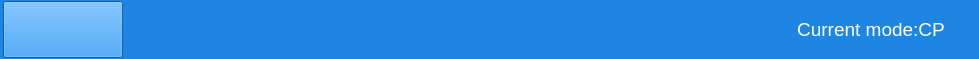
    <widget class="QWidget" name="widget_state" native="true">
     <property name="geometry">
      <rect>
       <x>1</x>
       <y>501</y>
       <width>979</width>
       <height>60</height>
      </rect>
     </property>
     <property name="minimumSize">
      <size>
       <width>100</width>
       <height>40</height>
      </size>
     </property>
     <property name="maximumSize">
      <size>
       <width>979</width>
       <height>59</height>
      </size>
     </property>
     <property name="styleSheet">
      <string notr="true">background-color: rgb(31, 133, 227);</string>
     </property>
     <layout class="QGridLayout" name="gridLayout_55">
      <property name="leftMargin">
       <number>0</number>
      </property>
      <property name="topMargin">
       <number>1</number>
      </property>
      <property name="rightMargin">
       <number>0</number>
      </property>
      <property name="bottomMargin">
       <number>0</number>
      </property>
      <property name="spacing">
       <number>0</number>
      </property>
      <item row="0" column="0">
       <layout class="QHBoxLayout" name="horizontalLayout_240" stretch="1,5,3,5,0">
        <property name="spacing">
         <number>6</number>
        </property>
        <property name="leftMargin">
         <number>3</number>
        </property>
        <property name="rightMargin">
         <number>3</number>
        </property>
        <item>
         <widget class="QPushButton" name="UI_MenuBtn">
          <property name="minimumSize">
           <size>
            <width>120</width>
            <height>57</height>
           </size>
          </property>
          <property name="maximumSize">
           <size>
            <width>120</width>
            <height>57</height>
           </size>
          </property>
          <property name="font">
           <font>
            <family>SimSun-ExtB</family>
            <pointsize>14</pointsize>
           </font>
          </property>
          <property name="text">
           <string/>
          </property>
         </widget>
        </item>
        <item>
         <spacer name="horizontalSpacer_300">
          <property name="orientation">
           <enum>Qt::Horizontal</enum>
          </property>
          <property name="sizeHint" stdset="0">
           <size>
            <width>150</width>
            <height>40</height>
           </size>
          </property>
         </spacer>
        </item>
        <item>
         <widget class="QLabel" name="Inverter_state_lab">
          <property name="minimumSize">
           <size>
            <width>350</width>
            <height>40</height>
           </size>
          </property>
          <property name="maximumSize">
           <size>
            <width>350</width>
            <height>40</height>
           </size>
          </property>
          <property name="font">
           <font>
            <family>SimSun-ExtB</family>
            <pointsize>14</pointsize>
           </font>
          </property>
          <property name="text">
           <string/>
          </property>
         </widget>
        </item>
        <item>
         <spacer name="horizontalSpacer_4">
          <property name="orientation">
           <enum>Qt::Horizontal</enum>
          </property>
          <property name="sizeHint" stdset="0">
           <size>
            <width>150</width>
            <height>40</height>
           </size>
          </property>
         </spacer>
        </item>
        <item>
         <widget class="QLabel" name="CurrentMode_lb">
          <property name="minimumSize">
           <size>
            <width>210</width>
            <height>57</height>
           </size>
          </property>
          <property name="maximumSize">
           <size>
            <width>210</width>
            <height>57</height>
           </size>
          </property>
          <property name="font">
           <font>
            <pointsize>14</pointsize>
           </font>
          </property>
          <property name="layoutDirection">
           <enum>Qt::RightToLeft</enum>
          </property>
          <property name="styleSheet">
           <string notr="true">color: rgb(255, 255, 255);</string>
          </property>
          <property name="text">
           <string>Current mode:CP</string>
          </property>
          <property name="alignment">
           <set>Qt::AlignCenter</set>
          </property>
         </widget>
        </item>
       </layout>
      </item>
     </layout>
    </widget>
